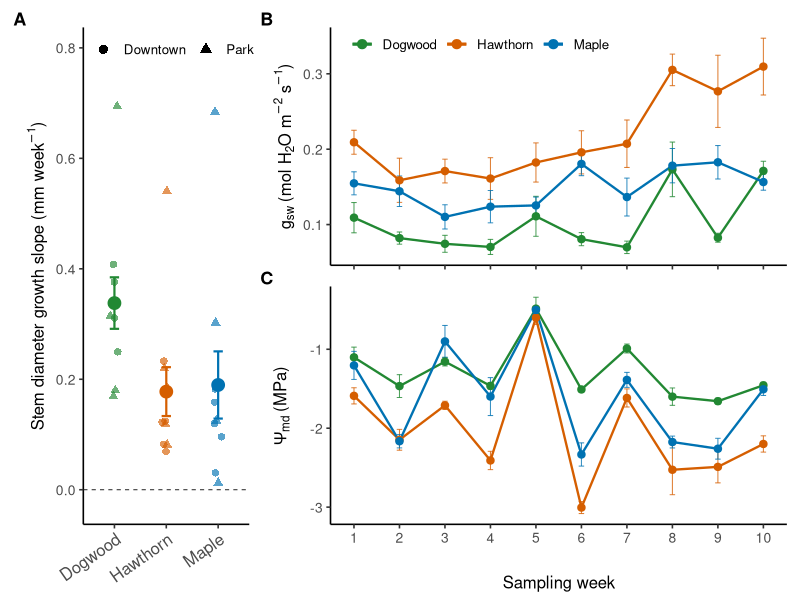
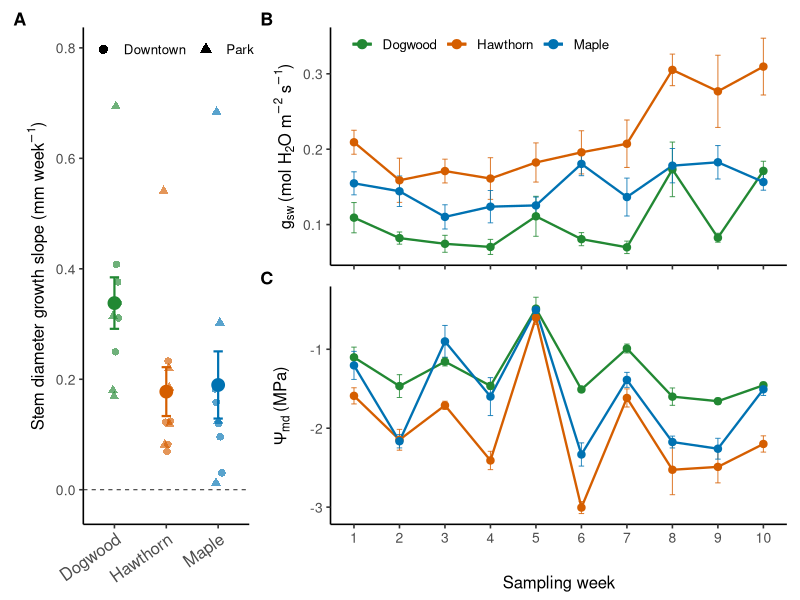

The R source for these figures, in order:
library(tidyverse)
library(patchwork)

##Step: Read and wrangle the 3 datasets for Figure 2------

dbh_raw <- read.csv("raw_data/dbh_clean.csv")

gas_raw <- read.csv("raw_data/gasexchange_master_clean.csv")

wp_raw <- read.csv("raw_data/water_potentials.csv")
  
# ---- Standardize DBH data
  dbh_dat <- dbh_raw %>%
    mutate(
      date = as.Date(date, format = "%m/%d/%Y"),
      site = recode(site,
                    "c" = "Downtown",
                    "p" = "Park"),
      species = recode(species,
                       "d" = "Dogwood",
                       "h" = "Hawthorn",
                       "m" = "Maple"),
      tree_id = paste(site, species, replicate, sep = "_")
    ) %>%
    group_by(date) %>%
    mutate(week = dense_rank(date)) %>%
    ungroup() %>%
    mutate(
      week_f = factor(week),
      species = factor(species, levels = c("Dogwood", "Hawthorn", "Maple")),
      site = factor(site, levels = c("Downtown", "Park"))
    )
  
  
# ---- Standardize gas-exchange data

gas_dat <- gas_raw %>%
    mutate(
      site = recode(site,
                    "c" = "Downtown",
                    "p" = "Park"),
      species = recode(species,
                       "d" = "Dogwood",
                       "h" = "Hawthorn",
                       "m" = "Maple"),
      tree_id = paste(site, species, replicate, sep = "_"),
      week_f = factor(week),
      species = factor(species, levels = c("Dogwood", "Hawthorn", "Maple")),
      site = factor(site, levels = c("Downtown", "Park"))
    )
  
# ---- Standardize water-potential data
# wp_bar is treated as pressure-bomb balance pressure in bar.
# Convert to water potential in MPa as negative values:
# 1 bar = 0.1 MPa
  
wp_dat <- wp_raw %>%
    mutate(
      date = as.Date(date, format = "%m/%d/%Y"),
      site = recode(site,
                    "c" = "Downtown",
                    "p" = "Park"),
      species = recode(species,
                       "d" = "Dogwood",
                       "h" = "Hawthorn",
                       "m" = "Maple"),
      tree_id = paste(site, species, replicate, sep = "_"),
      psi_mpa = -wp_bar * 0.1,
      week_f = factor(week),
      species = factor(species, levels = c("Dogwood", "Hawthorn", "Maple")),
      site = factor(site, levels = c("Downtown", "Park"))
    )
  
##Step: Create plotting summaries-----

#Helper function for means and SE
  
mean_se <- function(x) {
    tibble(
      n = sum(!is.na(x)),
      mean = mean(x, na.rm = TRUE),
      se = sd(x, na.rm = TRUE) / sqrt(n)
    )
  }  
  
#DBH growth slope per tree
# Slope is calculated as mm per day, then converted to mm per week
# for easier interpretation.

dbh_slopes_tree <- dbh_dat %>%
  group_by(tree_id, site, species) %>%
  mutate(
    day = as.numeric(date - min(date))
  ) %>%
  summarise(
    dbh_slope_mm_day = coef(lm(dbh_mm ~ day))[2],
    dbh_slope_mm_week = dbh_slope_mm_day * 7,
    dbh_start_mm = first(dbh_mm[order(date)]),
    dbh_end_mm = last(dbh_mm[order(date)]),
    dbh_total_growth_mm = dbh_end_mm - dbh_start_mm,
    .groups = "drop"
  )

dbh_slope_summary <- dbh_slopes_tree %>%
  group_by(site, species) %>%
  summarise(
    n = n(),
    mean = mean(dbh_slope_mm_week, na.rm = TRUE),
    se = sd(dbh_slope_mm_week, na.rm = TRUE) / sqrt(n),
    .groups = "drop"
  )

#Weekly stomatal conductance summary

gsw_summary <- gas_dat %>%
  group_by(site, species, week) %>%
  summarise(
    n = sum(!is.na(gsw)),
    mean = mean(gsw, na.rm = TRUE),
    se = sd(gsw, na.rm = TRUE) / sqrt(n),
    .groups = "drop"
  ) %>%
  mutate(
    week = as.numeric(week)
  )

#Weekly midday leaf water potential summary

psi_summary <- wp_dat %>%
  group_by(site, species, week) %>%
  summarise(
    n = sum(!is.na(psi_mpa)),
    mean = mean(psi_mpa, na.rm = TRUE),
    se = sd(psi_mpa, na.rm = TRUE) / sqrt(n),
    .groups = "drop"
  ) %>%
  mutate(
    week = as.numeric(week)
  )

##Step: Draft 3-panel figure------

# ---- Species colors used throughout manuscript

species_cols <- c(
  "Dogwood"  = "#228833",
  "Hawthorn" = "#D55E00",
  "Maple"    = "#0072B2"
)

# ---- Species-pooled weekly summaries

gsw_species_summary <- gas_dat %>%
  group_by(species, week) %>%
  summarise(
    n = sum(!is.na(gsw)),
    mean = mean(gsw, na.rm = TRUE),
    se = sd(gsw, na.rm = TRUE) / sqrt(n),
    .groups = "drop"
  ) %>%
  mutate(week = as.numeric(week))

psi_species_summary <- wp_dat %>%
  group_by(species, week) %>%
  summarise(
    n = sum(!is.na(psi_mpa)),
    mean = mean(psi_mpa, na.rm = TRUE),
    se = sd(psi_mpa, na.rm = TRUE) / sqrt(n),
    .groups = "drop"
  ) %>%
  mutate(week = as.numeric(week))

# ---- Helper for mean ± SE in raw-tree DBH panel

mean_se_gg <- function(x) {
  n <- sum(!is.na(x))
  m <- mean(x, na.rm = TRUE)
  se <- sd(x, na.rm = TRUE) / sqrt(n)
  data.frame(y = m, ymin = m - se, ymax = m + se)
}

#Dynamic y-axis range for Panel A
#Includes both raw tree slopes and mean ± SE values

growth_y_min <- min(
  c(
    dbh_slopes_tree$dbh_slope_mm_week,
    dbh_slope_summary$mean - dbh_slope_summary$se
  ),
  na.rm = TRUE
)

growth_y_max <- max(
  c(
    dbh_slopes_tree$dbh_slope_mm_week,
    dbh_slope_summary$mean + dbh_slope_summary$se
  ),
  na.rm = TRUE
)

growth_y_range <- growth_y_max - growth_y_min

growth_ylim <- c(
  growth_y_min - growth_y_range * 0.05,
  growth_y_max + growth_y_range * 0.15
)

# ---- Shared theme

fig_theme2 <- theme_classic(base_size = 12) +
  theme(
    legend.position = "bottom",
    legend.title = element_blank(),
    axis.title = element_text(size = 12),
    axis.text = element_text(size = 10),
    plot.tag = element_text(face = "bold", size = 13)
  )

#Panel A: DBH growth slope, species emphasized

p_growth2_hleg <- ggplot(
  dbh_slopes_tree,
  aes(x = species, y = dbh_slope_mm_week, color = species)
) +
  geom_hline(yintercept = 0, linewidth = 0.3, linetype = "dashed") +
  geom_jitter(
    aes(shape = site),
    width = 0.08,
    height = 0,
    size = 2.2,
    alpha = 0.65
  ) +
  stat_summary(
    fun.data = mean_se_gg,
    geom = "errorbar",
    width = 0.18,
    linewidth = 0.75
  ) +
  stat_summary(
    fun = mean,
    geom = "point",
    size = 4
  ) +
  scale_color_manual(values = species_cols) +
  coord_cartesian(ylim = growth_ylim) +
  labs(
    x = NULL,
    y = expression("Stem diameter growth slope (mm week"^-1*")"),
    shape = NULL
  ) +
  guides(
    color = "none",
    shape = guide_legend(
      direction = "horizontal",
      nrow = 1,
      override.aes = list(color = "black", size = 2.8, alpha = 1)
    )
  ) +
  fig_theme2 +
  theme(
    axis.text.x = element_text(angle = 35, hjust = 1, size=12),
    legend.position = c(0.04, 0.98),
    legend.justification = c(0, 1),
    legend.background = element_rect(fill = "white", color = NA),
    legend.key = element_blank(),
    legend.margin = margin(0, 1, 0, 1),
    legend.box.margin = margin(0, 0, 0, 0),
    legend.spacing.x = unit(0.12, "cm"),
    plot.margin = margin(t = 2, r = 4, b = 0, l = 4)
  )

#Panel B: gsw, species-pooled time series

p_gsw2_hleg <- ggplot(
  gsw_species_summary,
  aes(x = week, y = mean, color = species, group = species)
) +
  geom_errorbar(
    aes(ymin = mean - se, ymax = mean + se),
    width = 0.12,
    linewidth = 0.35,
    alpha = 0.8
  ) +
  geom_line(linewidth = 0.8) +
  geom_point(size = 2.2) +
  scale_color_manual(values = species_cols) +
  scale_x_continuous(breaks = 1:10) +
  labs(
    x = NULL,
    y = expression(g[sw]~"(mol H"[2]*"O m"^-2*" s"^-1*")"),
    color = NULL
  ) +
  guides(
    color = guide_legend(
      direction = "horizontal",
      nrow = 1,
      override.aes = list(linewidth = 1, size = 2.8)
    )
  ) +
  fig_theme2 +
  theme(
    axis.text.x = element_blank(),
    legend.position = c(0.04, 0.98),
    legend.justification = c(0, 1),
    legend.background = element_rect(fill = "white", color = NA),
    legend.key = element_blank(),
    legend.margin = margin(0, 1, 0, 1),
    legend.box.margin = margin(0, 0, 0, 0),
    legend.spacing.x = unit(0.12, "cm"),
    plot.margin = margin(t = 2, r = 4, b = 0, l = 4)
  )

#Panel C: Psi_md, species-pooled time series

p_psi2_tight <- ggplot(
  psi_species_summary,
  aes(x = week, y = mean, color = species, group = species)
) +
  geom_errorbar(
    aes(ymin = mean - se, ymax = mean + se),
    width = 0.12,
    linewidth = 0.35,
    alpha = 0.8
  ) +
  geom_line(linewidth = 0.8) +
  geom_point(size = 2.2) +
  scale_color_manual(values = species_cols) +
  scale_x_continuous(breaks = 1:10) +
  labs(
    x = "Sampling week",
    y = expression(Psi[md]~"(MPa)")
  ) +
  guides(color = "none") +
  fig_theme2 +
  theme(
    legend.position = "none",
    axis.title.x = element_text(margin = margin(t = -8)),
    plot.margin = margin(t = 0, r = 4, b = 0, l = 4)
  )

# Combine: compact growth panel + wide stacked physiology panels

right_stack <- p_gsw2_hleg / p_psi2_tight +
  plot_layout(heights = c(1, 1))

fig2_legend_test3 <- p_growth2_hleg + right_stack +
  plot_layout(widths = c(0.8, 2.2)) +
  plot_annotation(tag_levels = "A")

# windows()
# fig2_legend_test3


ggsave(
  filename = "figures/figure2_growth_gsw_psi.png",
  plot = fig2_legend_test3,
  width = 9.5,
  height = 5.2,
  units = "in",
  dpi = 600
)

# ---- Save PDF ----

ggsave(
  filename = "figures/figure2_growth_gsw_psi.pdf",
  plot = fig2_legend_test3,
  width = 9.5,
  height = 5.2,
  units = "in",
  device = cairo_pdf
)
